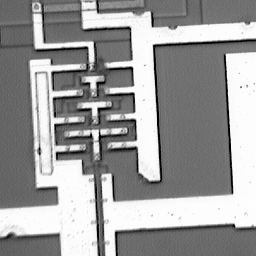
#> input picture traitement-image/computer vision  copie/TP3/Images/ic.tif, 256 x 256 px, found by its file name
$ jupyter execute TP3.ipynb
#> lines starting #> are read from the running program, lines starting #| are printed output that depends on the picture; after the words box and inside, x2 and y2 are one past the last pixel; in counts of white or black regions, pixels touching at a corner belong together
[cell 1]
import os
import cv2 as cv
import numpy as np
import matplotlib.pyplot as plt

#### 1)
Create  a  program  to  read  and  visualize a  grayscale  image and  its  histogram,  binarize it  by choosing  a  global  threshold  manually.  Display  the  result  of  the  binarized  image  (show  the threshold value in the title) and its histogram. Vary the threshold value and observe the result. Try on multiple images (rice.png,  coins.png,...).  When studying the histogram of the  ic.tif image, how do you choose a good threshold value?

[cell 2]
# 1. Charger l'image en niveaux de gris
image = cv.imread('images/ic.tif', cv.IMREAD_GRAYSCALE)
#> image is the input picture: shape (256, 256); min 0, max 255, mean 155.2

# Vérifier que l'image a bien été chargée
if image is None:
    print("Erreur : l'image n'a pas été trouvée.")
else:
    # 2. Choisir le seuil manuellement
    threshold = 128

    # 3. Binarisation
    # Pixels >= seuil → blancs (255)
    # Pixels < seuil → noirs (0)
    binary_image = np.where(image >= threshold, 255, 0).astype(np.uint8)
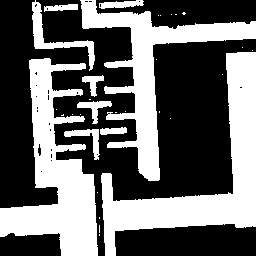
#> binary_image: shape (256, 256); 41.1% white; 32 white regions (22 under 20 px), largest, box (x1, y1, x2, y2) and area: (101, 52, 256, 256) 8998, (0, 58, 98, 256) 8645, (80, 0, 256, 181) 6948

    # 4. Affichage des résultats
    plt.figure(figsize=(12, 8))

    plt.subplot(2, 2, 1)
    plt.imshow(image, cmap="gray")
    plt.title("Image originale")
    plt.axis("off")

    plt.subplot(2, 2, 2)
    plt.hist(image.ravel(), bins=256, range=(0, 256), color="gray")
    plt.title("Histogramme de l'image originale")
    plt.xlabel("Niveau de gris")
    plt.ylabel("Nombre de pixels")

    plt.subplot(2, 2, 3)
    plt.imshow(binary_image, cmap="gray")
    plt.title(f"Image binarisée - Seuil = {threshold}")
    plt.axis("off")

    plt.subplot(2, 2, 4)
    plt.hist(binary_image.ravel(), bins=256, range=(0, 256), color="black")
    plt.title("Histogramme de l'image binarisée")
    plt.xlabel("Niveau de gris")
    plt.ylabel("Nombre de pixels")

    plt.tight_layout()
    plt.show()

### Interprertattion

Pour ic.tif, le bon seuil est choisi au creux de l'histogramme, entre le pic du fond sombre et le pic des objets clairs. On cherche la valeur qui sépare le mieux ces deux populations. Si le seuil est trop bas, le fond est trop blanc ; s'il est trop haut, les objets disparaissent.Le meilleur seuil correspond souvent au minimum entre les deux pics, ou à une valeur proche de ce minimum.

Le choix du seuil dépend aussi beaucoup de l'application de notre étude, c'est a dire de l'information qu'on veut extraire de l'image.

#### 2)
Test the cv.threshold and cv.adaptiveThreshold thresholding methods.  How does adaptive thresholding work? What is its interest? What influence does the size of the neighborhood have on the result?

[cell 3]
import cv2 as cv
import numpy as np
import matplotlib.pyplot as plt

# Charger l'image en niveaux de gris
image = cv.imread('images/rice.tif', cv.IMREAD_GRAYSCALE)
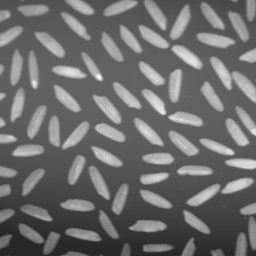
#> input picture traitement-image/computer vision  copie/TP3/Images/rice.tif, 256 x 256 px, found by its file name
#> image is the input picture: shape (256, 256); min 40, max 255, mean 108.7

# Seuil global
threshold = 128

ret, binary_threshold = cv.threshold(image,threshold,255,cv.THRESH_BINARY)
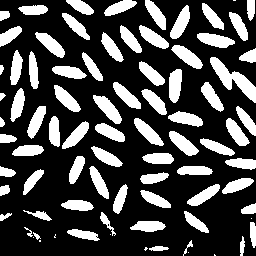
#> binary_threshold: shape (256, 256); 28.2% white; 83 white regions (9 under 20 px), largest, box (x1, y1, x2, y2) and area: (210, 57, 256, 103) 726, (93, 95, 122, 124) 386, (197, 33, 235, 48) 369
#> ret = 128

# Affichage
plt.figure(figsize=(12, 5))

plt.subplot(1, 2, 1)
plt.imshow(image, cmap='gray')
plt.title("Image originale")
plt.axis("off")

plt.subplot(1, 2, 2)
plt.imshow(binary_threshold, cmap='gray')
plt.title(f"cv.threshold - seuil = {threshold}")
plt.axis("off")

plt.tight_layout()
plt.show()

adaptive_binary = cv.adaptiveThreshold(image,255,cv.ADAPTIVE_THRESH_GAUSSIAN_C,cv.THRESH_BINARY,11,10)
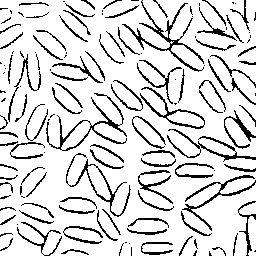
#> adaptive_binary: shape (256, 256); 85% white; black in thin lines or dots

plt.figure(figsize=(12, 5))

plt.subplot(1, 2, 1)
plt.imshow(image, cmap='gray')
plt.title("Image originale")
plt.axis("off")

plt.subplot(1, 2, 2)
plt.imshow(adaptive_binary, cmap='gray')
plt.title("cv.adaptiveThreshold")
plt.axis("off")

plt.tight_layout()
plt.show()

### Interpretation :

cv.threshold utilise un seuil global identique pour toute l'image, Tous les pixels utilisent la même   valeur de seuil.

 pixel ≥ 128 → 255 (blanc)

 pixel < 128 → 0 (noir)

 cv.adaptiveThreshold calcule un seuil local pour chaque pixel à partir de son voisinage.

L'intérêt est que ca fonctionne même lorsque l'éclairage n'est pas uniforme. Avec cv.threshold, le même seuil est appliqué partout : Cela peut poser problème si certaines zones sont plus sombres ou plus éclairées. Avec adaptiveThreshold , chaque zone possède son propre seuil.

La taille du voisinage influence fortement le résultat : un petit voisinage permet de mieux s'adapter aux variations locales mais peut être plus sensible au bruit, tandis qu'un grand voisinage produit un résultat plus stable mais peut perdre certains détails locaux

NOTE:   C=2 ( dans notre cas ) est une constante soustraite au seuil local. Elle permet donc de régler la sensibilité du seuillage adaptatif. Augmenter C diminue le seuil local, ce qui peut faire apparaître davantage de pixels blancs avec THRESH_BINARY.

#### 3)
Apply an automatic Otsu thresholding and visualize the result. How does this method work?

[cell 4]
# Charger l'image en niveaux de gris
image = cv.imread('images/rice.tif', cv.IMREAD_GRAYSCALE)

# Seuillage automatique d'Otsu
otsu_threshold, binary_otsu = cv.threshold(image,0,255,cv.THRESH_BINARY + cv.THRESH_OTSU)
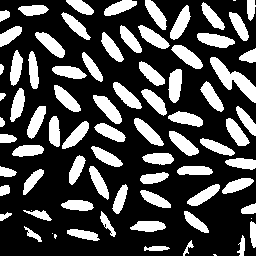
#> binary_otsu: shape (256, 256); 29.3% white; 79 white regions (6 under 20 px), largest, box (x1, y1, x2, y2) and area: (210, 57, 256, 103) 741, (93, 95, 122, 124) 397, (197, 33, 235, 48) 378
#> otsu_threshold = 125

print("Seuil trouvé par Otsu :", otsu_threshold)
#| Seuil trouvé par Otsu : 125.0

# Affichage
plt.figure(figsize=(12, 8))

plt.subplot(2, 2, 1)
plt.imshow(image, cmap="gray")
plt.title("Image originale")
plt.axis("off")

plt.subplot(2, 2, 2)
plt.hist(image.ravel(), bins=256, range=(0, 256), color="gray")
plt.axvline(otsu_threshold, color="red", linestyle="--", label=f"Seuil Otsu = {otsu_threshold:.0f}")
plt.title("Histogramme")
plt.xlabel("Niveau de gris")
plt.ylabel("Nombre de pixels")
plt.legend()

plt.subplot(2, 2, 3)
plt.imshow(binary_otsu, cmap="gray")
plt.title(f"Binarisation Otsu - Seuil = {otsu_threshold:.0f}")
plt.axis("off")

plt.subplot(2, 2, 4)
plt.hist(binary_otsu.ravel(), bins=256, range=(0, 256), color="black")
plt.title("Histogramme après Otsu")
plt.xlabel("Niveau de gris")
plt.ylabel("Nombre de pixels")

plt.tight_layout()
plt.show()

### Interpretation:

La méthode d'Otsu cherche automatiquement le meilleur seuil pour séparer les pixels en deux classes :

une classe correspondant généralement à l'arrière-plan ;

une classe correspondant généralement aux objets que l'on veut extraire.

L' Otsu  utilise l'histogramme des niveaux de gris, et teste différents seuils possibles et cherche celui qui sépare au mieux les deux groupes.

### 4)
Compare the results given by these methods on the same image rice.png

[cell 5]
# Load the image
image = cv.imread('images/rice.tif', cv.IMREAD_GRAYSCALE)

# Apply different thresholding methods
threshold_value = 128
ret, binary_threshold = cv.threshold(image, threshold_value, 255, cv.THRESH_BINARY)
adaptive_binary = cv.adaptiveThreshold(image, 255, cv.ADAPTIVE_THRESH_GAUSSIAN_C, cv.THRESH_BINARY, 11, 10)
otsu_threshold, binary_otsu = cv.threshold(image, 0, 255, cv.THRESH_BINARY + cv.THRESH_OTSU)

# Display comparison
plt.figure(figsize=(15, 10))

plt.subplot(3, 2, 1)
plt.imshow(image, cmap='gray')
plt.title("Original Image")
plt.axis("off")

plt.subplot(3, 2, 2)
plt.hist(image.ravel(), bins=256, range=(0, 256), color="gray")
plt.title("Histogram")
plt.xlabel("Gray Level")
plt.ylabel("Number of Pixels")

plt.subplot(3, 2, 3)
plt.imshow(binary_threshold, cmap='gray')
plt.title(f"Global Threshold (threshold = {threshold_value})")
plt.axis("off")

plt.subplot(3, 2, 4)
plt.imshow(adaptive_binary, cmap='gray')
plt.title("Adaptive Threshold (neighborhood = 11)")
plt.axis("off")

plt.subplot(3, 2, 5)
plt.imshow(binary_otsu, cmap='gray')
plt.title(f"Otsu Method (threshold = {otsu_threshold:.0f})")
plt.axis("off")

plt.subplot(3, 2, 6)
plt.text(0.5, 0.5, f"Global: {threshold_value}\nOtsu: {otsu_threshold:.0f}\n\nAdaptive Threshold\nworks best for\nvarying illumination",
         ha='center', va='center', fontsize=12, transform=plt.gca().transAxes)
plt.axis("off") #


plt.tight_layout()
plt.show()
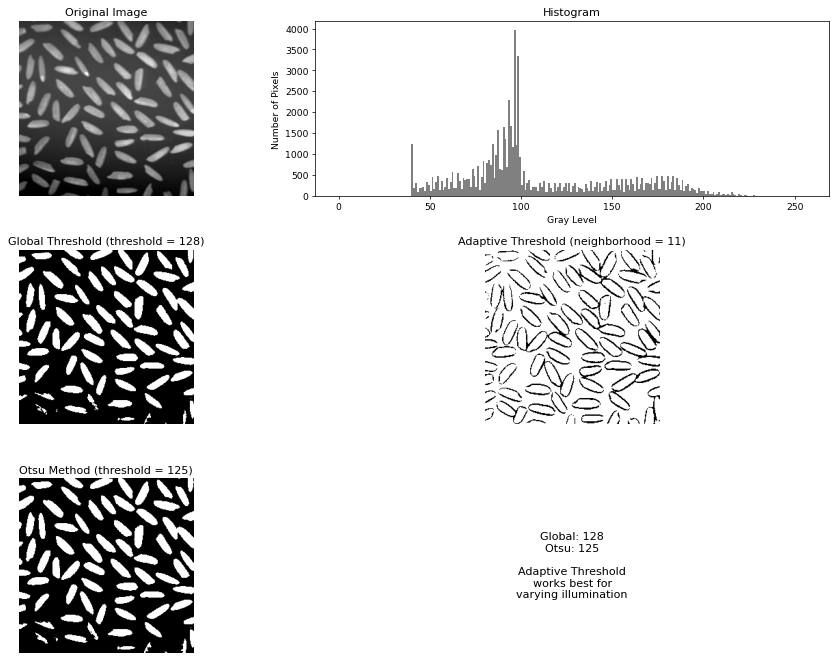
#> figure drawn by matplotlib, 5 panels; panel 2: tallest bar 3976 high, from x = 96 to 97

### 5)
Test the connectedComponents  method  of the OpenCV library on the formes.png image
and then on the  binarized rice.png image. What values does it return?

[cell 6]
import cv2 as cv
import numpy as np
import matplotlib.pyplot as plt

# ============================================================
# 1. Charger l'image formes.png
# ============================================================

image_formes = cv.imread('images/formes.png', cv.IMREAD_GRAYSCALE)
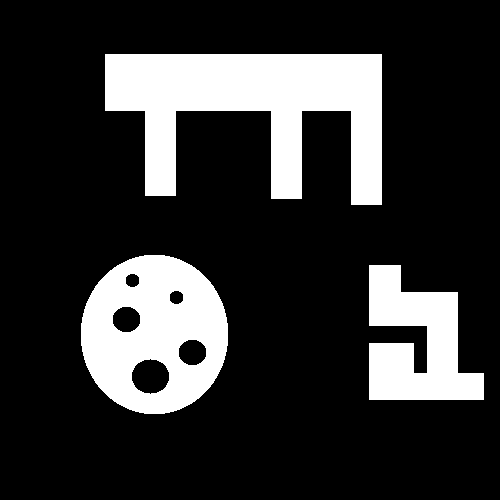
#> input picture traitement-image/computer vision  copie/TP3/Images/formes.png, 500 x 500 px, found by its file name
#> image_formes: shape (500, 500); 20% white; 3 white regions, box (x1, y1, x2, y2) and area: (105, 54, 382, 205) 24066, (81, 255, 228, 414) 16126, (369, 265, 484, 400) 9802

# Vérification du chargement
if image_formes is None:
    raise FileNotFoundError("L'image formes.png n'a pas été trouvée.")

# Binarisation de l'image
# Les objets sont supposés être blancs et le fond noir.
_, binary_formes = cv.threshold(
    image_formes, 0, 255,
    cv.THRESH_BINARY + cv.THRESH_OTSU
)

# ============================================================
# 2. Étiquetage des composantes connexes
# ============================================================

# connectedComponents retourne :
# - le nombre de labels
# - une image dans laquelle chaque pixel possède le numéro
#   de la composante à laquelle il appartient
nombre_labels_formes, labels_formes = cv.connectedComponents(
    binary_formes,
    connectivity=8
)
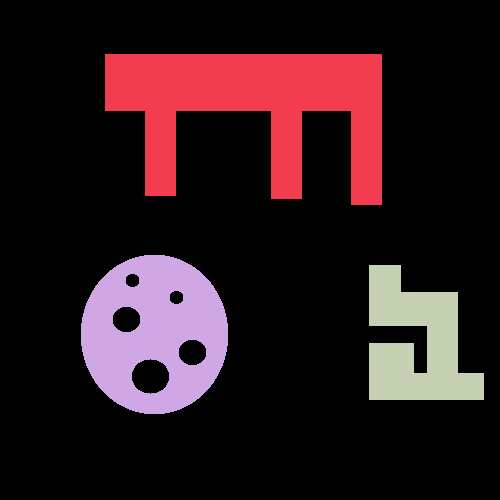
#> labels_formes: shape (500, 500) int32; 4 distinct labels, from 0 to 3; one colour per label, 0 black
#> nombre_labels_formes = 4

# Le label 0 correspond toujours au fond.
nombre_objets_formes = nombre_labels_formes - 1
#> nombre_objets_formes = 3

print("========== FORMES.PNG ==========")
print("Nombre total de labels :", nombre_labels_formes)
#| Nombre total de labels : 4
print("Nombre d'objets détectés :", nombre_objets_formes)
#| Nombre d'objets détectés : 3

# Affichage des labels
plt.figure(figsize=(12, 5))

plt.subplot(1, 3, 1)
plt.imshow(image_formes, cmap="gray")
plt.title("Image originale")
plt.axis("off")

plt.subplot(1, 3, 2)
plt.imshow(binary_formes, cmap="gray")
plt.title("Image binarisée")
plt.axis("off")

plt.subplot(1, 3, 3)
plt.imshow(labels_formes, cmap="nipy_spectral")
plt.title("Composantes connexes")
plt.axis("off")

plt.tight_layout()
plt.show()


# ============================================================
# 3. Charger l'image rice.png
# ============================================================

image_rice = cv.imread('images/rice.png', cv.IMREAD_GRAYSCALE)

if image_rice is None:
    print("Warning: L'image rice.png n'a pas été trouvée. Utilisation de l'image formes.png à la place.")
    image_rice = image_formes

# Binarisation automatique avec Otsu
otsu_threshold, binary_rice = cv.threshold(
    image_rice, 0, 255,
    cv.THRESH_BINARY + cv.THRESH_OTSU
)

# ============================================================
# 4. Étiquetage des composantes connexes
# ============================================================

nombre_labels_rice, labels_rice = cv.connectedComponents(
    binary_rice,
    connectivity=8
)
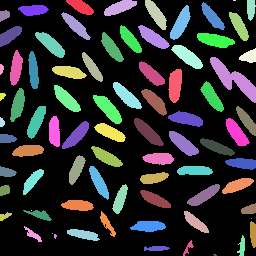
#> labels_rice: shape (256, 256) int32; 80 distinct labels, from 0 to 79; one colour per label, 0 black
#> nombre_labels_rice = 80

# Suppression du fond
nombre_objets_rice = nombre_labels_rice - 1
#> nombre_objets_rice = 79

print("\n========== RICE.PNG ==========")
print("Seuil d'Otsu :", otsu_threshold)
#| Seuil d'Otsu : 125.0
print("Nombre total de labels :", nombre_labels_rice)
#| Nombre total de labels : 80
print("Nombre d'objets détectés :", nombre_objets_rice)
#| Nombre d'objets détectés : 79

# Affichage
plt.figure(figsize=(12, 5))

plt.subplot(1, 3, 1)
plt.imshow(image_rice, cmap="gray")
plt.title("Image originale")
plt.axis("off")

plt.subplot(1, 3, 2)
plt.imshow(binary_rice, cmap="gray")
plt.title(f"Binarisation Otsu - Seuil = {otsu_threshold:.0f}")
plt.axis("off")

plt.subplot(1, 3, 3)
plt.imshow(labels_rice, cmap="nipy_spectral")
plt.title("Composantes connexes")
plt.axis("off")

plt.tight_layout()
plt.show()

### Interpretation :

cv.connectedComponents() retourne deux valeurs :

nombre_labels : nombre total de composantes détectées, fond compris.

labels : une image où chaque composante possède un numéro différent appelé label.

Le label 0 correspond au fond.

Ainsi :

$$ nombre_objets = nombre_labels - 1 $$

permet d'obtenir uniquement le nombre d'objets.
Pour formes.png, chaque forme séparée et connectée doit normalement être considérée comme une composante différente.

Pour rice.png, chaque grain de riz correctement séparé devrait correspondre à une composante. Le nombre obtenu dépend cependant directement de la binarisation : si deux grains se touchent, ils peuvent être considérés comme un seul objet ; inversement, un grain mal binarisé peut être séparé en plusieurs composantes.

### 6)

Then  test  connectedComponentsWithStats.  What  additional  information  does  it  provide?
View results.


[cell 7]
import cv2 as cv
import numpy as np
import matplotlib.pyplot as plt

# ============================================================
# 1. Charger l'image rice.png
# ============================================================

image = cv.imread('images/rice.png', cv.IMREAD_GRAYSCALE)

if image is None:
    # Fallback: use a preloaded variable `image_rice` if available in the notebook
    if 'image_rice' in globals() and isinstance(image_rice, np.ndarray):
        image = image_rice.copy()
        # Ensure grayscale and uint8
        if image.ndim == 3:
            image = cv.cvtColor(image, cv.COLOR_BGR2GRAY)
        image = image.astype(np.uint8)
        print("Image chargée depuis la variable 'image_rice'.")
    else:
        raise FileNotFoundError("L'image rice.png n'a pas été trouvée et la variable 'image_rice' est absente.")

# ============================================================
# 2. Binarisation automatique d'Otsu
# ============================================================

otsu_threshold, binary = cv.threshold(
    image,
    0,
    255,
    cv.THRESH_BINARY + cv.THRESH_OTSU
)

print("Seuil trouvé par Otsu :", otsu_threshold)
#| Seuil trouvé par Otsu : 125.0

# ============================================================
# 3. Connected Components With Stats
# ============================================================

nombre_labels, labels, stats, centroids = cv.connectedComponentsWithStats(
    binary,
    connectivity=8
)
#> nombre_labels = 80; stats = 80 rows, first 6: [0, 0, 256, 256, 46363], [66, 0, 28, 15, 242], [104, 0, 33, 16, 308], [145, 0, 22, 30, 317], [233, 0, 3, 1, 3], [247, 0, 9, 21, 146]; centroids = 80 pairs, first value 1.15 to 252.7, second value 0 to 254.5

print("\nNombre total de labels :", nombre_labels)
#| Nombre total de labels : 80
print("Nombre d'objets détectés :", nombre_labels - 1)
#| Nombre d'objets détectés : 79

# ============================================================
# 4. Affichage des statistiques
# ============================================================

print("\n========== STATISTIQUES DES COMPOSANTES ==========")

print("\nLabel | Gauche | Haut | Largeur | Hauteur | Aire | Centre X | Centre Y")
print("-" * 80)

for label in range(1, nombre_labels):

    gauche = stats[label, cv.CC_STAT_LEFT]
    haut = stats[label, cv.CC_STAT_TOP]
    largeur = stats[label, cv.CC_STAT_WIDTH]
    hauteur = stats[label, cv.CC_STAT_HEIGHT]
    aire = stats[label, cv.CC_STAT_AREA]

    centre_x = centroids[label, 0]
    centre_y = centroids[label, 1]

    print(
        f"{label:5d} | "
        f"{gauche:6d} | "
        f"{haut:4d} | "
        f"{largeur:7d} | "
        f"{hauteur:6d} | "
        f"{aire:6d} | "
        f"{centre_x:8.2f} | "
        f"{centre_y:8.2f}"
    )
#> this loop made 79 passes
#> (gauche, haut, largeur, hauteur, aire, centre_x, centre_y) on passes 1 to 8: (66, 0, 28, 15, 242, 80.57, 6.42), (104, 0, 33, 16, 308, 119.3, 7.04), (145, 0, 22, 30, 317, 155.8, 13.84), (233, 0, 3, 1, 3, 234, 0), (247, 0, 9, 21, 146, 250.5, 8.64), (201, 2, 24, 28, 282, 212, 16.59), (18, 5, 31, 11, 248, 33.05, 9.6), (170, 5, 21, 35, 365, 180.3, 23.14)
#> (printed output is left out)

# ============================================================
# 5. Visualisation des objets et de leurs rectangles
# ============================================================

image_resultat = cv.cvtColor(image, cv.COLOR_GRAY2BGR)

for label in range(1, nombre_labels):

    # Coordonnées du rectangle englobant
    x = stats[label, cv.CC_STAT_LEFT]
    y = stats[label, cv.CC_STAT_TOP]
    w = stats[label, cv.CC_STAT_WIDTH]
    h = stats[label, cv.CC_STAT_HEIGHT]

    # Centre de gravité
    centre_x = int(centroids[label, 0])
    centre_y = int(centroids[label, 1])

    # Dessiner le rectangle
    cv.rectangle(
        image_resultat,
        (x, y),
        (x + w, y + h),
        (0, 255, 0),
        1
    )

    # Dessiner le centre
    cv.circle(
        image_resultat,
        (centre_x, centre_y),
        2,
        (0, 0, 255),
        -1
    )

    # Écrire le numéro de l'objet
    cv.putText(
        image_resultat,
        str(label),
        (x, y - 3),
        cv.FONT_HERSHEY_SIMPLEX,
        0.4,
        (255, 0, 0),
        1
    )
#> this loop made 79 passes
#> (x, y, w, h, centre_x, centre_y) on passes 1 to 8: (66, 0, 28, 15, 80, 6), (104, 0, 33, 16, 119, 7), (145, 0, 22, 30, 155, 13), (233, 0, 3, 1, 234, 0), (247, 0, 9, 21, 250, 8), (201, 2, 24, 28, 212, 16), (18, 5, 31, 11, 33, 9), (170, 5, 21, 35, 180, 23)
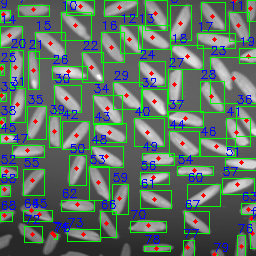
#> image_resultat: shape (256, 256, 3); 14.99% of pixels changed, all inside (x1, y1, x2, y2) = (0, 0, 256, 256)

# ============================================================
# 6. Affichage
# ============================================================

plt.figure(figsize=(14, 8))

plt.subplot(2, 2, 1)
plt.imshow(image, cmap="gray")
plt.title("Image originale")
plt.axis("off")

plt.subplot(2, 2, 2)
plt.imshow(binary, cmap="gray")
plt.title(f"Binarisation Otsu - Seuil = {otsu_threshold:.0f}")
plt.axis("off")

plt.subplot(2, 2, 3)
plt.imshow(labels, cmap="nipy_spectral")
plt.title("Labels des composantes")
plt.axis("off")

plt.subplot(2, 2, 4)
plt.imshow(cv.cvtColor(image_resultat, cv.COLOR_BGR2RGB))
plt.title("Objets + rectangles englobants + centres")
plt.axis("off")

plt.tight_layout()
plt.show()
#> (the rest of the program and of its run is left out)
